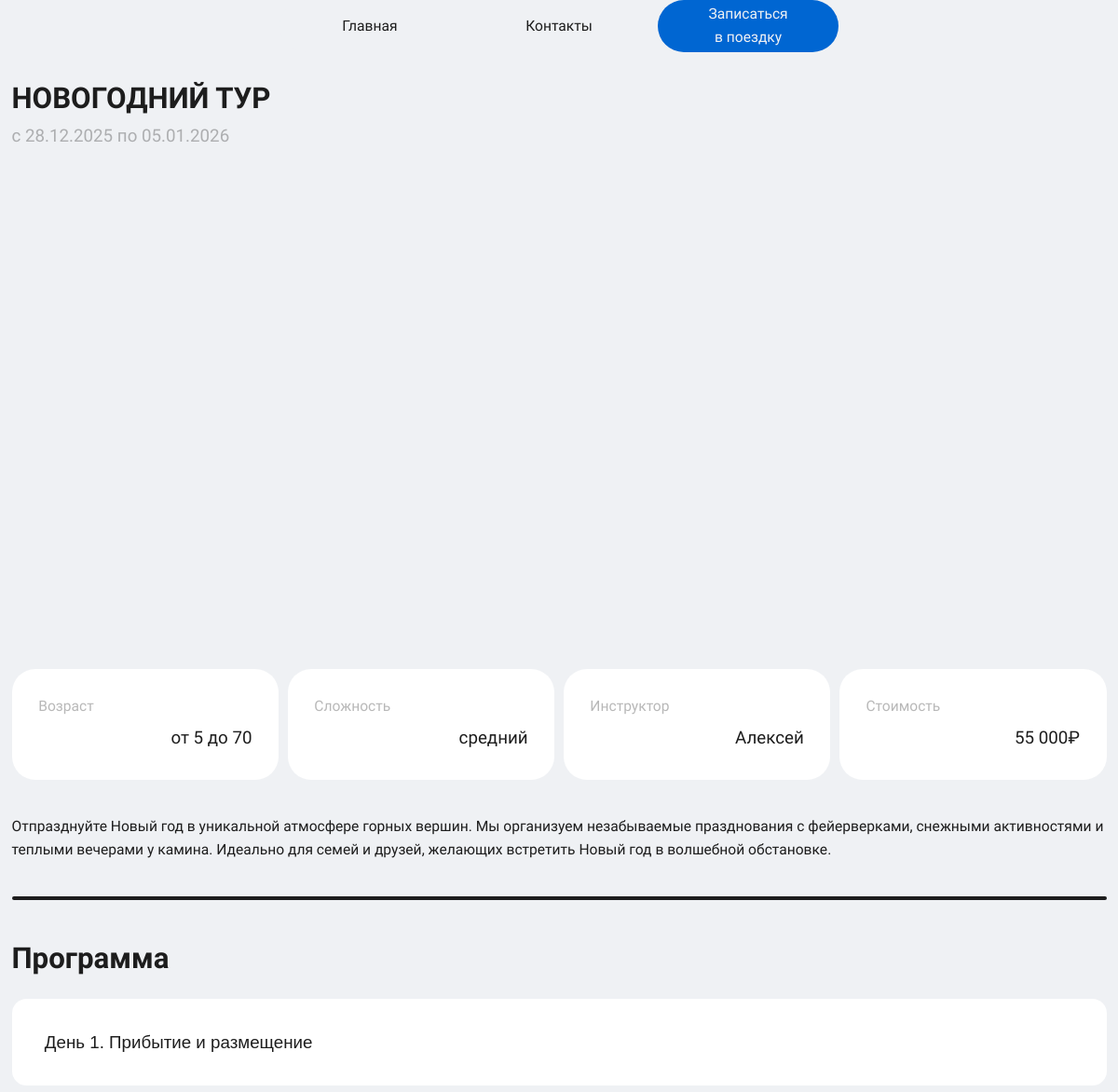
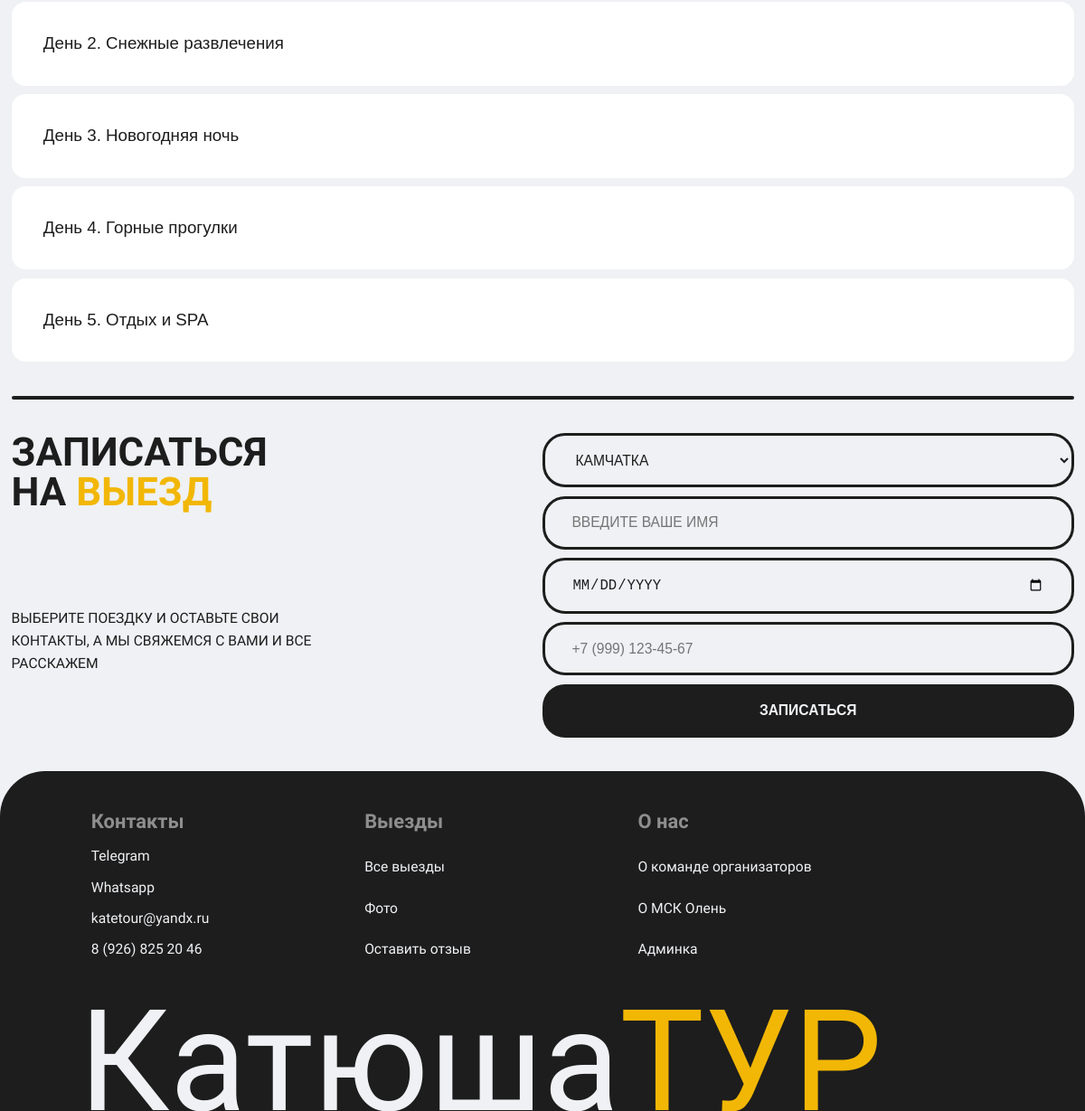
The app's page /trip.php?id=2 with its own data (2 pictures, top to bottom).
### tables this page shows
CREATE TABLE `tours` (
  `id` int NOT NULL,
  `short_title` varchar(150) NOT NULL COMMENT 'Короткое название',
  `full_title` varchar(255) DEFAULT NULL COMMENT 'Полное название (опционально)',
  `full_description` longtext COMMENT 'Полное описание',
  `age` varchar(10) NOT NULL,
  `price` decimal(10,2) NOT NULL DEFAULT '0.00' COMMENT 'Стоимость',
  `start_date` date NOT NULL COMMENT 'Дата начала',
  `end_date` date NOT NULL COMMENT 'Дата окончания',
  `instructor_name` varchar(100) DEFAULT NULL COMMENT 'Имя инструктора (можно дублировать или оставить только ссылку)',
  `difficulty` enum('легкий','средний','сложный','эксперт') DEFAULT 'средний' COMMENT 'Сложность',
  `max_participants` int DEFAULT '20' COMMENT 'Максимальное количество участников',
  `is_active` tinyint(1) DEFAULT '1' COMMENT 'Активный/неактивный тур',
  `created_at` timestamp NULL DEFAULT CURRENT_TIMESTAMP,
  `updated_at` timestamp NULL DEFAULT CURRENT_TIMESTAMP ON UPDATE CURRENT_TIMESTAMP
);

CREATE TABLE `tour_program` (
  `id` int NOT NULL,
  `tour_id` int NOT NULL COMMENT 'ID тура (связь с таблицей tours)',
  `day_number` tinyint UNSIGNED NOT NULL COMMENT 'Номер дня (1, 2, 3...)',
  `short_title` varchar(255) NOT NULL COMMENT 'Краткое описание (заголовок в свернутом виде)',
  `full_description` longtext NOT NULL COMMENT 'Полное описание (раскрывается при клике)',
  `sort_order` smallint UNSIGNED DEFAULT '0' COMMENT 'Порядок сортировки (для перетаскивания)',
  `is_active` tinyint(1) DEFAULT '1' COMMENT 'Активен ли пункт программы',
  `created_at` timestamp NULL DEFAULT CURRENT_TIMESTAMP,
  `updated_at` timestamp NULL DEFAULT CURRENT_TIMESTAMP ON UPDATE CURRENT_TIMESTAMP
);

### trip.php (the view, shortened to what this page needs)
<?php
include "lib/db.php";
$tour_id = isset($_GET['id']) ? intval($_GET['id']) : 1;
$stmt = $pdo->prepare("SELECT * FROM tours WHERE id = ?");
$stmt->execute([$tour_id]);
$tour = $stmt->fetch(PDO::FETCH_ASSOC);
$stmt = $pdo->prepare("SELECT * FROM tour_program WHERE tour_id = ? ORDER BY day_number");
$stmt->execute([$tour_id]);
$program = $stmt->fetchAll(PDO::FETCH_ASSOC);
?>
<!DOCTYPE html>
<html lang="ru">
<head>
    <link rel="stylesheet" href="styles/css/trip.css">
</head>
<body>
    <?php include("blocks/header.php") ?>
    <main>
        <section class="title">
            <h2 class="name__tour"><?php echo htmlspecialchars($tour['short_title']); ?></h2>
            <p class="date__tour">с <?php echo date('d.m.Y', strtotime($tour['start_date'])); ?> по <?php echo date('d.m.Y', strtotime($tour['end_date'])); ?></p>
        </section>
        <section class="photo-gallery">
        </section>
        <section class="blocks">
            <div class="blocks__item">
                <p>Возраст</p>
                <p><?php echo htmlspecialchars($tour['age']); ?></p>
            </div>
            <div class="blocks__item">
                <p>Сложность</p>
                <p><?php echo htmlspecialchars(ucfirst($tour['difficulty'])); ?></p>
            </div>
            <div class="blocks__item">
                <p>Инструктор</p>
                <p><?php echo htmlspecialchars($tour['instructor_name'] ?: 'Не указан'); ?></p>
            </div>
            <div class="blocks__item">
                <p>Стоимость</p>
                <p><?php echo number_format($tour['price'], 0, '.', ' '); ?>₽</p>
            </div>
        </section>
        <p class="deskription">
            <?php echo nl2br(htmlspecialchars($tour['full_description'])); ?>
        </p>
        <hr>
        <section class="program">
            <h3>Программа</h3>
            <?php foreach ($program as $day): ?>
                <div class="program__item">
                    <button class="program__item-more">День <?php echo $day['day_number']; ?>. <?php echo htmlspecialchars($day['short_title']); ?></button>
                </div>
            <?php endforeach; ?>
        </section>
        <hr>
        <?php include("blocks/form.php") ?>
    </main>
    <?php include("blocks/footer.php") ?>
</body>
</html>

### styles/css/trip.css (style rules this page uses)
* { margin: 0; padding: 0; }
html { font-size: 0.0520833333vw; scroll-behavior: smooth; }
h2 { text-transform: uppercase; }
body { font-family: "Golos Text"; margin: 0; padding: 0; color: #1d1d1d; background-color: #eff1f4; line-height: 1.6; }
hr { width: 100%; height: 6rem; margin: 60rem 0; border: none; border-radius: 5px; background-color: #1d1d1d; }
main { margin-left: 20rem; margin-right: 20rem; }
.title { width: 100%; height: auto; padding-top: 130rem; margin-bottom: 30rem; }
.title h2 { font-size: 50rem; color: #1d1d1d; }
.title p { font-size: 30rem; color: rgba(29, 29, 29, 0.3137254902); }
.photo-gallery { display: grid; grid-template-columns: repeat(12, 1fr); grid-template-rows: repeat(2, minmax(200px, auto)); gap: 15rem; min-height: 500px; max-width: 100%; margin: 0 auto; }
.blocks { width: 100%; height: auto; display: grid; grid-template-columns: repeat(4, 1fr); gap: 15rem; margin: 60rem 0; }
.blocks div { background-color: white; border-radius: 25px; padding: 10%; width: 100%; box-sizing: border-box; }
.blocks div p { width: 100%; min-height: 50rem; }
.blocks div p:nth-child(1) { text-align: start; font-size: 25rem; color: rgba(29, 29, 29, 0.3137254902); }
.blocks div p:nth-child(2) { text-align: end; font-size: 30rem; color: #1d1d1d; }
.deskription { width: 100%; height: auto; color: #1d1d1d; font-size: 25rem; }
.program { width: 100%; height: auto; display: flex; flex-direction: column; gap: 15rem; }
.program h3 { font-size: 50rem; color: #1d1d1d; margin-bottom: 15rem; }
.program .program__item { background-color: white; border-radius: 25rem; width: 100%; height: auto; }
.program__item-more { cursor: pointer; background: none; border: none; font-weight: 400; font-size: 30rem; color: #1d1d1d; text-align: start; width: 100%; padding: 3%; }

### records on screen
tours: short_title "НОВОГОДНИЙ ТУР", start_date "28.12.2025", end_date "05.01.2026", age "от 5 до 70", difficulty "средний", instructor_name "Алексей", price "55 000", full_description "Отпразднуйте Новый год в уникальной атмосфере горных вершин. Мы организуем незабываемые празднования с фейерверками, снежными активностями и теплыми вечерами у камина. Идеально для семей и друзей, желающих встретить Новый год в волшебной обстановке."
tour_program: day_number "1", short_title "Прибытие и размещение"
tour_program: day_number "2", short_title "Снежные развлечения"
tour_program: day_number "3", short_title "Новогодняя ночь"
tour_program: day_number "4", short_title "Горные прогулки"
tour_program: day_number "5", short_title "Отдых и SPA"
